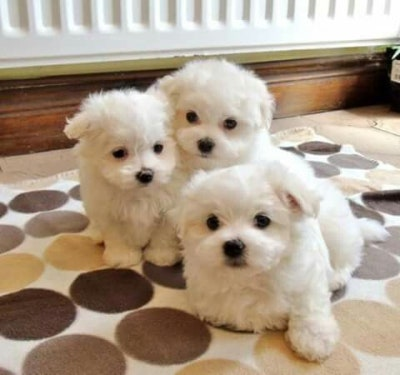
#> input picture hyerica/cloud11-IlhyeonChoo/resources/data/test_image.jpg, 400 x 375 px
$ python question_07.py
#> lines starting #> are read from the running program, lines starting #| are printed output that depends on the picture
import os
import numpy as np
import matplotlib.pyplot as plt
from PIL import Image


def solution(image, x1, y1, x2, y2):
    """
    (H, W, 3) 모양의 넘파이 배열로 이미지가 주어졌을 때, 이 이미지를 가로로 x1부터 x2까지, 세로로 y1부터 y2까지 자르는 코드를 작성하세요.
    이미지를 자르는 것은 넘파이 배열을 자르는 것과 같으며, 인덱스 슬라이싱을 이용하면 됩니다.
    배열을 자를 때, x축의 x1, y축의 y1 좌표는 포함하지만, x2, y2는 포함하지 않습니다.

    이미지를 표현한 넘파이 배열의 첫 번째 축은 세로, 두 번째 축이 가로라는 것을 유의하세요(행렬이기 때문에, 첫 번째 축이 "행" 축입니다).

    인자:
        - image: (H, W, 3) 모양의 넘파이 배열
        - x1: 가로로 자르는 시작점
        - y1: 세로로 자르는 시작점
        - x2: 가로로 자르는 종점
        - y2: 세로로 자르는 종점
    반환값:
        - (y2-y1, x2-x1, 3) 모양의 넘파이 배열

    예상출력:
        파일 실행 후, resources/ 폴더 내에 q7_test1.jpg, q7_test2.jpg, q7_test3.jpg 파일을 확인해보세요.
        세 파일이 각각 q7_test1_truth.jpg, q7_test2_truth.jpg, q7_test3_truth.jpg 와 같으면 됩니다.
    """

    # ----- your code here -----
    return image[y1:y2, x1:x2]

    # --------------------------


if __name__ == "__main__":
    root_dir = os.path.dirname(os.path.dirname(__file__))
    image = Image.open(os.path.join(root_dir, "resources", "data", "test_image.jpg")).convert("RGB")
#> image is the input picture: PIL image 400x375 RGB; mean R, G, B 173.1, 156.7, 138.3
    image = np.array(image)

    H, W = image.shape[:2]
#> H = 375; W = 400

    Image.fromarray(solution(image, 0, 0, W//2, H//2)).save(os.path.join(root_dir, "resources", "q7_test1.jpg"))
#> in solution, `return image[y1:y2, x1:x2]`:
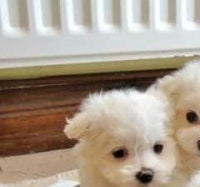
#> returned value: shape (187, 200, 3); mean of channels 0, 1, 2 170.9, 156.7, 140.3; drawn as R, G, B
    Image.fromarray(solution(image, W//2, 0, W, H)).save(os.path.join(root_dir, "resources", "q7_test2.jpg"))
#> call 2 of solution, with x1 = 200, y1 = 0, x2 = 400, y2 = 375
#> in solution (call 2), `return image[y1:y2, x1:x2]`:
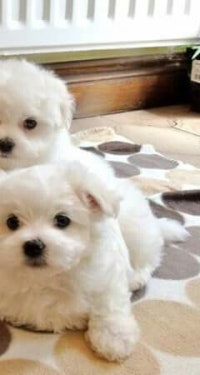
#> returned value: shape (375, 200, 3); mean of channels 0, 1, 2 190.2, 178.2, 162.7; drawn as R, G, B
    Image.fromarray(solution(image, int(W*0.25), int(H*0.25), int(W*0.75), int(H*0.75))).save(os.path.join(root_dir, "resources", "q7_test3.jpg"))
#> call 3 of solution, with x1 = 100, y1 = 93, x2 = 300, y2 = 281
#> in solution (call 3), `return image[y1:y2, x1:x2]`:
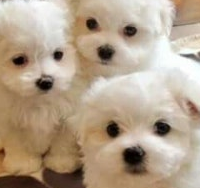
#> returned value: shape (188, 200, 3); mean of channels 0, 1, 2 180, 161.6, 140.2; drawn as R, G, B
